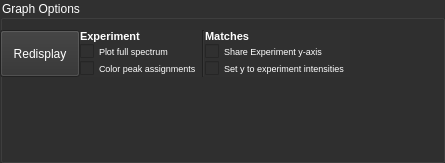
<?xml version="1.0" encoding="UTF-8"?>
<ui version="4.0">
 <class>Form</class>
 <widget class="QWidget" name="Form">
  <property name="geometry">
   <rect>
    <x>0</x>
    <y>0</y>
    <width>445</width>
    <height>163</height>
   </rect>
  </property>
  <property name="sizePolicy">
   <sizepolicy hsizetype="MinimumExpanding" vsizetype="MinimumExpanding">
    <horstretch>0</horstretch>
    <verstretch>0</verstretch>
   </sizepolicy>
  </property>
  <property name="windowTitle">
   <string>Form</string>
  </property>
  <property name="styleSheet">
   <string notr="true">background-color: rgb(48, 48, 48);
gridline-color: rgb(195, 195, 195);
color: rgb(255, 255, 255);
</string>
  </property>
  <layout class="QGridLayout" name="gridLayout_2">
   <property name="sizeConstraint">
    <enum>QLayout::SetMinimumSize</enum>
   </property>
   <property name="margin">
    <number>0</number>
   </property>
   <property name="spacing">
    <number>0</number>
   </property>
   <item row="0" column="0">
    <widget class="QGroupBox" name="matches_selections_grpbox">
     <property name="sizePolicy">
      <sizepolicy hsizetype="Minimum" vsizetype="Minimum">
       <horstretch>0</horstretch>
       <verstretch>0</verstretch>
      </sizepolicy>
     </property>
     <property name="title">
      <string>Graph Options</string>
     </property>
     <widget class="QWidget" name="gridLayoutWidget_2">
      <property name="geometry">
       <rect>
        <x>0</x>
        <y>30</y>
        <width>421</width>
        <height>121</height>
       </rect>
      </property>
      <layout class="QGridLayout" name="matches_layout">
       <property name="sizeConstraint">
        <enum>QLayout::SetFixedSize</enum>
       </property>
       <property name="horizontalSpacing">
        <number>2</number>
       </property>
       <item row="0" column="1">
        <layout class="QHBoxLayout" name="options_layout">
         <property name="sizeConstraint">
          <enum>QLayout::SetDefaultConstraint</enum>
         </property>
         <item>
          <widget class="QPushButton" name="redisplay_btn">
           <property name="sizePolicy">
            <sizepolicy hsizetype="Minimum" vsizetype="MinimumExpanding">
             <horstretch>0</horstretch>
             <verstretch>0</verstretch>
            </sizepolicy>
           </property>
           <property name="text">
            <string>Redisplay</string>
           </property>
           <property name="iconSize">
            <size>
             <width>121</width>
             <height>120</height>
            </size>
           </property>
          </widget>
         </item>
         <item>
          <layout class="QVBoxLayout" name="verticalLayout_3">
           <item>
            <widget class="QLabel" name="label">
             <property name="sizePolicy">
              <sizepolicy hsizetype="Minimum" vsizetype="Minimum">
               <horstretch>0</horstretch>
               <verstretch>0</verstretch>
              </sizepolicy>
             </property>
             <property name="font">
              <font>
               <pointsize>8</pointsize>
               <weight>75</weight>
               <bold>true</bold>
              </font>
             </property>
             <property name="text">
              <string>Experiment</string>
             </property>
            </widget>
           </item>
           <item>
            <widget class="QCheckBox" name="full_spectrum_chk">
             <property name="font">
              <font>
               <pointsize>7</pointsize>
              </font>
             </property>
             <property name="text">
              <string>Plot full spectrum</string>
             </property>
            </widget>
           </item>
           <item>
            <widget class="QCheckBox" name="color_experiment_chk">
             <property name="font">
              <font>
               <pointsize>7</pointsize>
              </font>
             </property>
             <property name="text">
              <string>Color peak assignments</string>
             </property>
            </widget>
           </item>
          </layout>
         </item>
         <item>
          <widget class="Line" name="line_2">
           <property name="orientation">
            <enum>Qt::Vertical</enum>
           </property>
          </widget>
         </item>
         <item>
          <layout class="QVBoxLayout" name="verticalLayout_2">
           <property name="spacing">
            <number>0</number>
           </property>
           <item>
            <widget class="QLabel" name="label_2">
             <property name="sizePolicy">
              <sizepolicy hsizetype="Minimum" vsizetype="Minimum">
               <horstretch>0</horstretch>
               <verstretch>0</verstretch>
              </sizepolicy>
             </property>
             <property name="font">
              <font>
               <pointsize>8</pointsize>
               <weight>75</weight>
               <bold>true</bold>
              </font>
             </property>
             <property name="text">
              <string>Matches </string>
             </property>
            </widget>
           </item>
           <item>
            <widget class="QCheckBox" name="sharey_chk">
             <property name="font">
              <font>
               <pointsize>7</pointsize>
              </font>
             </property>
             <property name="text">
              <string>Share Experiment y-axis</string>
             </property>
            </widget>
           </item>
           <item>
            <widget class="QCheckBox" name="y_exp_intensities_chk">
             <property name="font">
              <font>
               <pointsize>7</pointsize>
              </font>
             </property>
             <property name="text">
              <string>Set y to experiment intensities</string>
             </property>
            </widget>
           </item>
          </layout>
         </item>
        </layout>
       </item>
      </layout>
     </widget>
     <zorder>gridLayoutWidget_2</zorder>
     <zorder>horizontalLayoutWidget</zorder>
    </widget>
   </item>
  </layout>
 </widget>
 <resources/>
 <connections/>
</ui>
